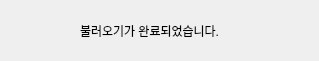
<?xml version="1.0" encoding="UTF-8"?>
<ui version="4.0">
 <class>Form</class>
 <widget class="QWidget" name="Form">
  <property name="geometry">
   <rect>
    <x>0</x>
    <y>0</y>
    <width>319</width>
    <height>61</height>
   </rect>
  </property>
  <property name="windowTitle">
   <string>Success_Loaded</string>
  </property>
  <widget class="QLabel" name="label">
   <property name="geometry">
    <rect>
     <x>80</x>
     <y>20</y>
     <width>201</width>
     <height>21</height>
    </rect>
   </property>
   <property name="text">
    <string>불러오기가 완료되었습니다.</string>
   </property>
  </widget>
 </widget>
 <resources/>
 <connections/>
</ui>
